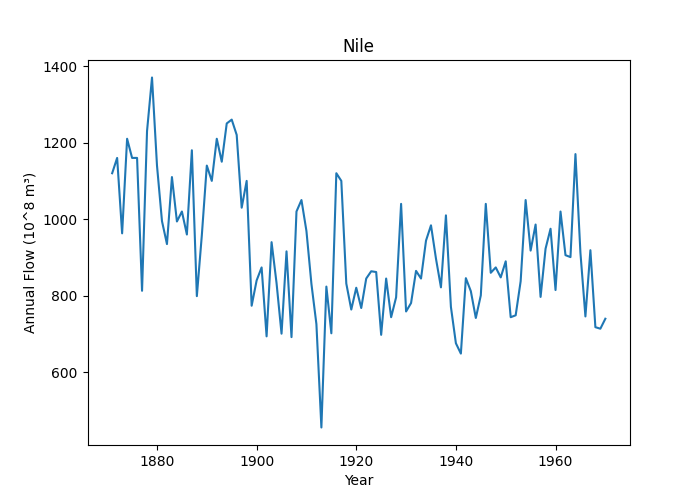

Write Python code to recreate this figure.
"""
Nile.

PyDataset Documentation (adopted from R Documentation):

Flow of the River Nile

Measurements of the annual flow of the river Nile at Ashwan 1871–1970.

A time series of length 100.

- `[,1] time`: numeric, The time index (years)
- `[,2] value`: numeric, Annual flow of the Nile (10^8 m^3)

Source:

Durbin, J. and Koopman, S. J. (2001) _Time Series Analysis by State Space
Methods._ Oxford University Press. http://www.ssfpack.com/DKbook.html

References:

Balke, N. S. (1993) Detecting level shifts in time series. _Journal of
Business and Economic Statistics_ **11**, 81–92.

Cobb, G. W. (1978) The problem of the Nile: conditional solution to a change-
point problem. _Biometrika_ **65**, 243–51.
"""
from matplotlib import pyplot as plt
from pydataset import data
import os

dataset_name = 'Nile'
# data(dataset_name, show_doc=True)
df = data(dataset_name)
print(df.head())

# Line plot of Nile flow over time
plt.plot(df['time'], df['Nile'])
plt.xlabel('Year')
plt.ylabel('Annual Flow (10^8 m³)')
plt.title(dataset_name)

if 'pydataset' in os.getcwd():
    plt.savefig(dataset_name)
else:
    plt.savefig(os.path.join('pydataset', dataset_name))
